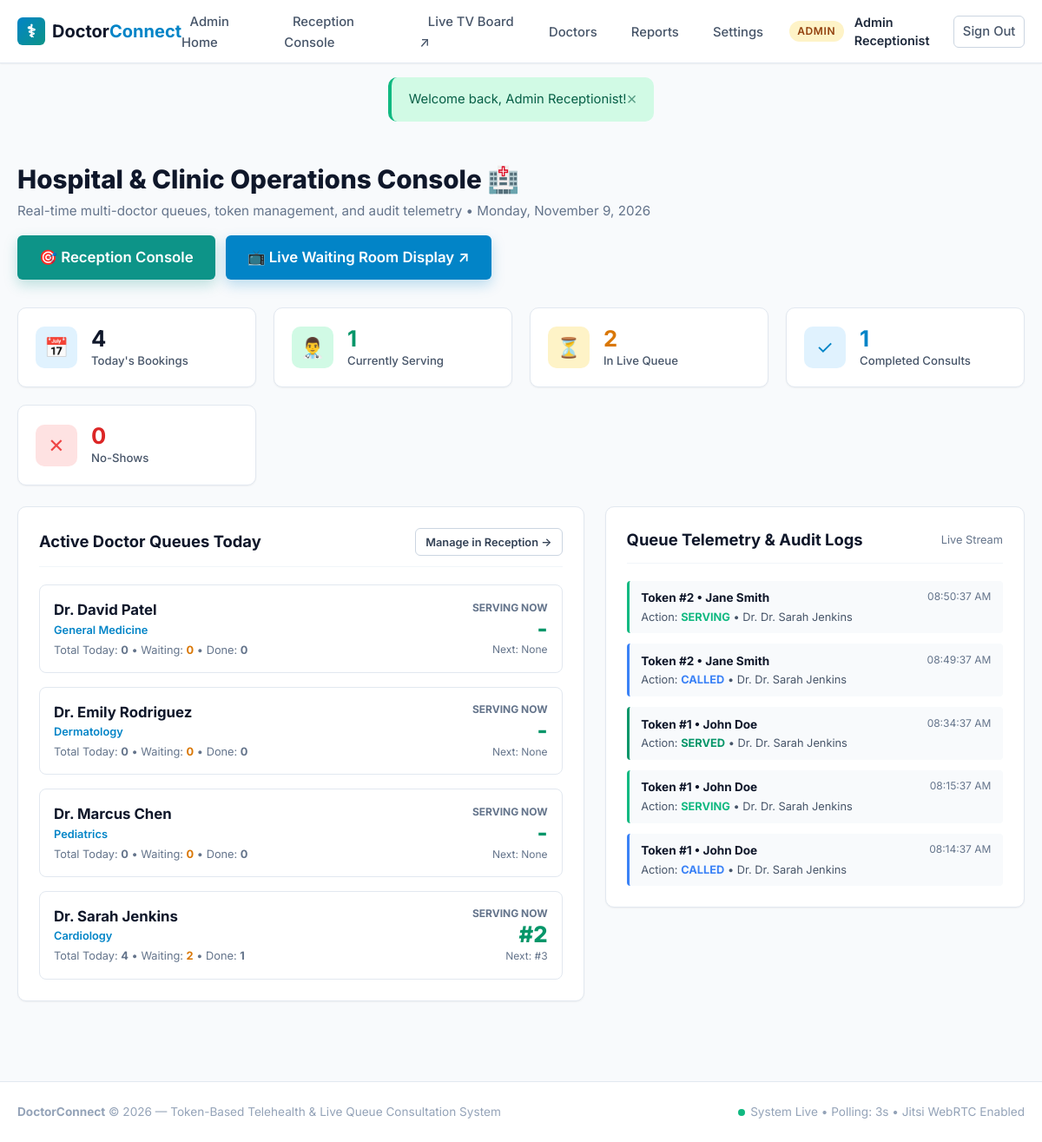
Page /admin/dashboard.php (signed in) on the committed database.
### tables this page shows
CREATE TABLE doctors (
    id INT AUTO_INCREMENT PRIMARY KEY,
    user_id INT NOT NULL,
    specialization VARCHAR(100) NOT NULL,
    consultation_fee DECIMAL(10,2) NOT NULL DEFAULT 50.00,
    avg_consultation_mins INT NOT NULL DEFAULT 15,
    bio TEXT NULL,
    created_at TIMESTAMP DEFAULT CURRENT_TIMESTAMP,
    CONSTRAINT fk_doctor_user FOREIGN KEY (user_id) REFERENCES users(id) ON DELETE CASCADE
);

CREATE TABLE users (
    id INT AUTO_INCREMENT PRIMARY KEY,
    name VARCHAR(100) NOT NULL,
    email VARCHAR(150) NOT NULL UNIQUE,
    phone VARCHAR(20) NOT NULL UNIQUE,
    password_hash VARCHAR(255) NOT NULL,
    role ENUM('patient', 'doctor', 'admin') NOT NULL DEFAULT 'patient',
    created_at TIMESTAMP DEFAULT CURRENT_TIMESTAMP
);

CREATE TABLE queue_logs (
    id INT AUTO_INCREMENT PRIMARY KEY,
    appointment_id INT NOT NULL,
    action ENUM('called', 'serving', 'served', 'no_show', 'skipped', 'cancelled') NOT NULL,
    action_time TIMESTAMP DEFAULT CURRENT_TIMESTAMP,
    CONSTRAINT fk_log_appointment FOREIGN KEY (appointment_id) REFERENCES appointments(id) ON DELETE CASCADE,
    INDEX idx_appt_action (appointment_id, action)
);

CREATE TABLE appointments (
    id INT AUTO_INCREMENT PRIMARY KEY,
    patient_id INT NOT NULL,
    doctor_id INT NOT NULL,
    appointment_date DATE NOT NULL,
    token_number INT NOT NULL,
    status ENUM('waiting', 'serving', 'completed', 'no_show', 'cancelled') NOT NULL DEFAULT 'waiting',
    meeting_link VARCHAR(500) NULL,
    estimated_time DATETIME NULL,
    reason VARCHAR(255) NULL,
    diagnosis TEXT NULL,
    prescription TEXT NULL,
    created_at TIMESTAMP DEFAULT CURRENT_TIMESTAMP,
     
    CONSTRAINT unique_token_per_doctor_day UNIQUE (doctor_id, appointment_date, token_number),
    CONSTRAINT fk_appointment_patient FOREIGN KEY (patient_id) REFERENCES users(id) ON DELETE CASCADE,
    CONSTRAINT fk_appointment_doctor FOREIGN KEY (doctor_id) REFERENCES doctors(id) ON DELETE CASCADE,
    INDEX idx_doc_date_status (doctor_id, appointment_date, status),
    INDEX idx_patient (patient_id)
);

### config/config.php (called while the page is built, shortened)
<?php
function getBaseUrl(): string {
    $protocol = (!empty($_SERVER['HTTPS']) && $_SERVER['HTTPS'] !== 'off') || (isset($_SERVER['SERVER_PORT']) && $_SERVER['SERVER_PORT'] == 443) ? 'https://' : 'http://';
    $host = $_SERVER['HTTP_HOST'] ?? 'localhost';
    $scriptDir = str_replace('\\', '/', dirname($_SERVER['SCRIPT_NAME'] ?? ''));
    $subdirs = ['/patient', '/doctor', '/admin', '/api'];
    foreach ($subdirs as $subdir) {
        if (str_ends_with($scriptDir, $subdir)) {
            $scriptDir = substr($scriptDir, 0, -strlen($subdir));
            break;
        }
    }
    $base = rtrim($scriptDir, '/');
    return $protocol . $host . $base;
}
function url(string $path = ''): string {
    $base = getBaseUrl();
    $path = ltrim($path, '/');
    return $path ? "$base/$path" : $base . '/';
}
function e(?string $string): string {
    return htmlspecialchars($string ?? '', ENT_QUOTES, 'UTF-8');
}

### includes/functions.php (called while the page is built, shortened)
<?php
require_once __DIR__ . '/../config/config.php';
function getDoctorLiveQueue(PDO $db, int $doctorId, string $date): array {
    $stmtServing = $db->prepare("
        SELECT a.*, u.name as patient_name, u.phone as patient_phone, u.email as patient_email
        FROM appointments a
        JOIN users u ON u.id = a.patient_id
        WHERE a.doctor_id = ? AND a.appointment_date = ? AND a.status = ?
        ORDER BY a.token_number ASC
        LIMIT 1
    ");
    $stmtServing->execute([$doctorId, $date, STATUS_SERVING]);
    $currentServing = $stmtServing->fetch() ?: null;
    $stmtNext = $db->prepare("
        SELECT a.*, u.name as patient_name, u.phone as patient_phone, u.email as patient_email
        FROM appointments a
        JOIN users u ON u.id = a.patient_id
        WHERE a.doctor_id = ? AND a.appointment_date = ? AND a.status = ?
        ORDER BY a.token_number ASC
        LIMIT 1
    ");
    $stmtNext->execute([$doctorId, $date, STATUS_WAITING]);
    $nextWaiting = $stmtNext->fetch() ?: null;
    $stmtCounts = $db->prepare("
        SELECT
            status,
            COUNT(*) as cnt
        FROM appointments
        WHERE doctor_id = ? AND appointment_date = ?
        GROUP BY status
    ");
    $stmtCounts->execute([$doctorId, $date]);
    $counts = [
        STATUS_WAITING => 0,
        STATUS_SERVING => 0,
        STATUS_COMPLETED => 0,
        STATUS_NO_SHOW => 0,
        STATUS_CANCELLED => 0
    ];
    while ($row = $stmtCounts->fetch()) {
        $counts[$row['status']] = (int)$row['cnt'];
    }
    $stmtAll = $db->prepare("
        SELECT a.*, u.name as patient_name, u.phone as patient_phone, u.email as patient_email
        FROM appointments a
        JOIN users u ON u.id = a.patient_id
        WHERE a.doctor_id = ? AND a.appointment_date = ?
        ORDER BY a.token_number ASC
    ");
    $stmtAll->execute([$doctorId, $date]);
    $allTokens = $stmtAll->fetchAll();
    return [
        'doctor_id' => $doctorId,
        'date' => $date,
        'current_serving' => $currentServing,
        'current_serving_token' => $currentServing ? (int)$currentServing['token_number'] : null,
        'next_waiting' => $nextWaiting,
        'next_waiting_token' => $nextWaiting ? (int)$nextWaiting['token_number'] : null,
        'waiting_count' => $counts[STATUS_WAITING],
        'serving_count' => $counts[STATUS_SERVING],
        'completed_count' => $counts[STATUS_COMPLETED],
        'no_show_count' => $counts[STATUS_NO_SHOW],
        'total_tokens' => count($allTokens),
        'tokens' => $allTokens
    ];
}

### admin/dashboard.php (the view, shortened to what this page needs)
<?php
require_once __DIR__ . '/../config/config.php';
require_once __DIR__ . '/../includes/auth.php';
require_once __DIR__ . '/../includes/functions.php';
$db = Database::getConnection();
$today = date('Y-m-d');
$stmtStats = $db->query("
    SELECT
        (SELECT COUNT(*) FROM doctors) as total_doctors,
        (SELECT COUNT(*) FROM users WHERE role = 'patient') as total_patients,
        (SELECT COUNT(*) FROM appointments WHERE appointment_date = CURRENT_DATE()) as today_total,
        (SELECT COUNT(*) FROM appointments WHERE appointment_date = CURRENT_DATE() AND status = 'waiting') as today_waiting,
        (SELECT COUNT(*) FROM appointments WHERE appointment_date = CURRENT_DATE() AND status = 'serving') as today_serving,
        (SELECT COUNT(*) FROM appointments WHERE appointment_date = CURRENT_DATE() AND status = 'completed') as today_completed,
        (SELECT COUNT(*) FROM appointments WHERE appointment_date = CURRENT_DATE() AND status = 'no_show') as today_no_show,
        (SELECT COALESCE(SUM(d.consultation_fee), 0) FROM appointments a JOIN doctors d ON d.id = a.doctor_id WHERE a.appointment_date = CURRENT_DATE() AND a.status = 'completed') as today_revenue
");
$stats = $stmtStats->fetch();
$stmtDocs = $db->query("
    SELECT d.id, d.specialization, u.name as doctor_name
    FROM doctors d
    JOIN users u ON u.id = d.user_id
    ORDER BY u.name ASC
");
$allDoctors = $stmtDocs->fetchAll();
$stmtLogs = $db->query("
    SELECT ql.*, a.token_number, a.appointment_date, u.name as patient_name, du.name as doctor_name
    FROM queue_logs ql
    JOIN appointments a ON a.id = ql.appointment_id
    JOIN users u ON u.id = a.patient_id
    JOIN doctors d ON d.id = a.doctor_id
    JOIN users du ON du.id = d.user_id
    ORDER BY ql.id DESC
    LIMIT 8
");
$recentLogs = $stmtLogs->fetchAll();
require_once __DIR__ . '/../includes/header.php';
?>
<div style="display:flex; justify-content:space-between; align-items:center; margin-bottom:2rem; flex-wrap:wrap; gap:1rem;">
    <div>
        <h1 style="font-size:1.85rem; font-weight:800; color:#0f172a; margin-bottom:0.25rem;">
            Hospital & Clinic Operations Console 🏥
        </h1>
        <p style="color:#64748b; font-size:0.95rem; margin:0;">
            Real-time multi-doctor queues, token management, and audit telemetry &bull; <?= date('l, F j, Y') ?>
        </p>
    </div>
    <div style="display:flex; gap:0.75rem; flex-wrap:wrap;">
        <a href="<?= url('admin/reception.php') ?>" class="btn btn-teal btn-lg" style="box-shadow:0 6px 15px rgba(13,148,136,0.25);">
            🎯 Reception Console
        </a>
        <a href="<?= url('admin/queue_monitor.php') ?>" target="_blank" class="btn btn-primary btn-lg" style="box-shadow:0 6px 15px rgba(2,132,199,0.25);">
            📺 Live Waiting Room Display ↗
        </a>
    </div>
</div>
<div class="stats-grid">
    <div class="stat-card stat-primary">
        <div class="stat-icon">📅</div>
        <div>
            <div class="stat-val"><?= (int)$stats['today_total'] ?></div>
            <div class="stat-label">Today's Bookings</div>
        </div>
    </div>
    <div class="stat-card stat-success">
        <div class="stat-icon">👨‍⚕️</div>
        <div>
            <div class="stat-val" style="color:#059669;"><?= (int)$stats['today_serving'] ?></div>
            <div class="stat-label">Currently Serving</div>
        </div>
    </div>
    <div class="stat-card stat-warning">
        <div class="stat-icon">⏳</div>
        <div>
            <div class="stat-val" style="color:#d97706;"><?= (int)$stats['today_waiting'] ?></div>
            <div class="stat-label">In Live Queue</div>
        </div>
    </div>
    <div class="stat-card stat-primary">
        <div class="stat-icon">✓</div>
        <div>
            <div class="stat-val" style="color:#0284c7;"><?= (int)$stats['today_completed'] ?></div>
            <div class="stat-label">Completed Consults</div>
        </div>
    </div>
    <div class="stat-card stat-danger">
        <div class="stat-icon">✕</div>
        <div>
            <div class="stat-val" style="color:#dc2626;"><?= (int)$stats['today_no_show'] ?></div>
            <div class="stat-label">No-Shows</div>
        </div>
    </div>
</div>
<div class="grid-2" style="grid-template-columns: 1.35fr 1fr; margin-bottom:2.5rem; align-items:start;">
    <div class="card">
        <div class="card-header">
            <h3 class="card-title">Active Doctor Queues Today</h3>
            <a href="<?= url('admin/reception.php') ?>" class="btn btn-outline btn-sm">Manage in Reception &rarr;</a>
        </div>
        <div style="display:flex; flex-direction:column; gap:1rem;">
            <?php foreach ($allDoctors as $doc):
                $q = getDoctorLiveQueue($db, (int)$doc['id'], $today);
            ?>
                <div style="border:1px solid #e2e8f0; border-radius:8px; padding:1rem; display:flex; justify-content:space-between; align-items:center; background:#ffffff;">
                    <div>
                        <div style="font-size:1.05rem; font-weight:700; color:#0f172a;"><?= e($doc['doctor_name']) ?></div>
                        <div style="font-size:0.8rem; color:#0284c7; font-weight:600;"><?= e($doc['specialization']) ?></div>
                        <div style="font-size:0.8rem; color:#64748b; margin-top:4px;">
                            Total Today: <strong><?= $q['total_tokens'] ?></strong> &bull; Waiting: <strong style="color:#d97706;"><?= $q['waiting_count'] ?></strong> &bull; Done: <strong><?= $q['completed_count'] ?></strong>
                        </div>
                    </div>
                    <div style="text-align:right;">
                        <div style="font-size:0.75rem; text-transform:uppercase; color:#64748b; font-weight:700;">Serving Now</div>
                        <div style="font-size:1.6rem; font-weight:800; color:#059669; line-height:1.2;">
                            <?= $q['current_serving_token'] ? '#' . $q['current_serving_token'] : '-' ?>
                        </div>
                        <div style="font-size:0.75rem; color:#64748b;">Next: <?= $q['next_waiting_token'] ? '#' . $q['next_waiting_token'] : 'None' ?></div>
                    </div>
                </div>
            <?php endforeach; ?>
        </div>
    </div>
    <div class="card">
        <div class="card-header">
            <h3 class="card-title">Queue Telemetry & Audit Logs</h3>
            <span style="font-size:0.8rem; color:#64748b;">Live Stream</span>
        </div>
        <?php if (empty($recentLogs)): ?>
            <p style="color:#64748b; font-size:0.875rem; text-align:center; padding:1.5rem 0;">No audit events recorded yet.</p>
        <?php else: ?>
            <div style="display:flex; flex-direction:column; gap:0.75rem;">
                <?php foreach ($recentLogs as $log):
                    $actionColor = match($log['action']) {
                        'called' => '#3b82f6',
                        'serving' => '#10b981',
                        'served' => '#059669',
                        'no_show' => '#ef4444',
                        'cancelled' => '#94a3b8',
                        default => '#64748b'
                    };
                ?>
                    <div style="border-left:3px solid <?= $actionColor ?>; background:#f8fafc; padding:0.6rem 0.85rem; border-radius:4px; font-size:0.85rem;">
                        <div style="display:flex; justify-content:space-between;">
                            <strong style="color:#0f172a;">Token #<?= (int)$log['token_number'] ?> &bull; <?= e($log['patient_name']) ?></strong>
                            <span style="color:#64748b; font-size:0.75rem;"><?= date('h:i:s A', strtotime($log['action_time'])) ?></span>
                        </div>
                        <div style="color:#475569; font-size:0.8rem; margin-top:2px;">
                            Action: <span style="font-weight:700; text-transform:uppercase; color:<?= $actionColor ?>;"><?= e($log['action']) ?></span> &bull; Dr. <?= e($log['doctor_name']) ?>
                        </div>
                    </div>
                <?php endforeach; ?>
            </div>
        <?php endif; ?>
    </div>
</div>
<?php require_once __DIR__ . '/../includes/footer.php'; ?>

### rows in the picture
doctors: user.name "Dr. David Patel", specialization "General Medicine", total_tokens "0", waiting_count "0", completed_count "0", shows "None"
doctors: user.name "Dr. Emily Rodriguez", specialization "Dermatology", total_tokens "0", waiting_count "0", completed_count "0", shows "None"
doctors: user.name "Dr. Marcus Chen", specialization "Pediatrics", total_tokens "0", waiting_count "0", completed_count "0", shows "None"
doctors: user.name "Dr. Sarah Jenkins", specialization "Cardiology", total_tokens "4", waiting_count "2", completed_count "1", current_serving_token "2", next_waiting_token "3"
queue_logs: appointment.token_number "2", users.name "Jane Smith", action_time "08:50:37 AM", action "SERVING", users.name "Dr. Sarah Jenkins"
queue_logs: appointment.token_number "2", users.name "Jane Smith", action_time "08:49:37 AM", action "CALLED", users.name "Dr. Sarah Jenkins"
queue_logs: appointment.token_number "1", users.name "John Doe", action_time "08:34:37 AM", action "SERVED", users.name "Dr. Sarah Jenkins"
queue_logs: appointment.token_number "1", users.name "John Doe", action_time "08:15:37 AM", action "SERVING", users.name "Dr. Sarah Jenkins"
queue_logs: appointment.token_number "1", users.name "John Doe", action_time "08:14:37 AM", action "CALLED", users.name "Dr. Sarah Jenkins"

### other values in the picture
$userRole "ADMIN"
$user['name'] "Admin Receptionist"
$flash['message'] "Welcome back, Admin Receptionist!"
$stats['today_total'] "4"
$stats['today_serving'] "1"
$stats['today_waiting'] "2"
$stats['today_completed'] "1"
$stats['today_no_show'] "0"
APP_NAME "DoctorConnect"
